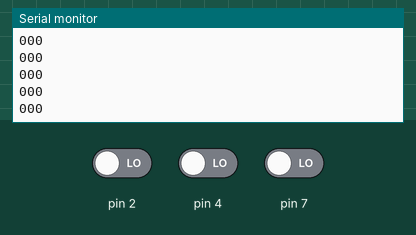
Bench run of a sketch on a simulated Arduino Uno, built with avr-gcc and run on an emulated ATmega328P. Shown: the last lines printed to the serial monitor. Inputs (shaded band) come from the test bench; at power-on: pin 2 LOW, pin 4 LOW, pin 7 LOW.

Above: at 1.2 s.
1.3 s: pin 2 driven HIGH
At 2.1 s:
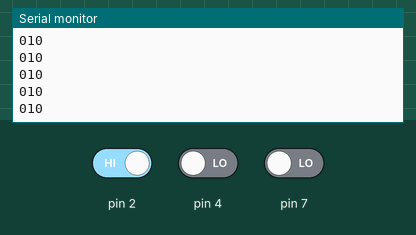
2.8 s: pin 4 driven HIGH
At 3.9 s:
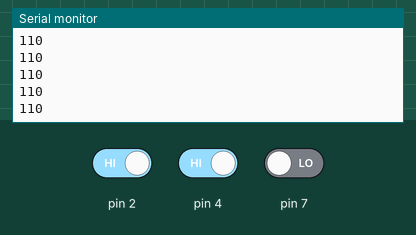
4.3 s: pin 7 driven HIGH
At 5.0 s:
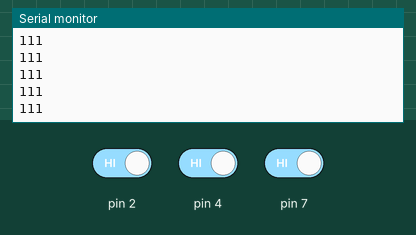
5.8 s: pin 2 driven LOW
At 6.4 s:
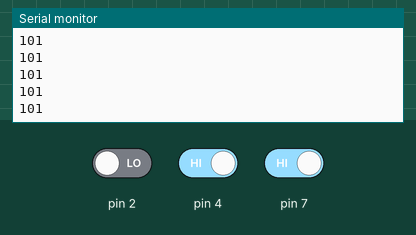
7.3 s: pin 4 driven LOW
At 8.2 s:
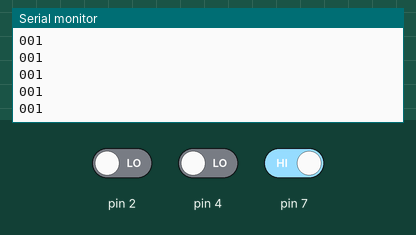
Timing chart, 0 to 9.8 s (numbered marks = the images above; inputs shaded):
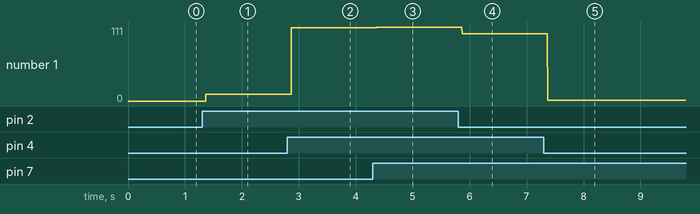

Measured:
- after the input at 1.3 s, the serial monitor: prints a new line after 0.07 s (image 1)
- after the input at 2.8 s, the serial monitor: prints a new line after 0.07 s (image 2)
- after the input at 4.3 s, the serial monitor: prints a new line after 0.07 s (image 3)
- after the input at 5.8 s, the serial monitor: prints a new line after 0.07 s (image 4)
- after the input at 7.3 s, the serial monitor: prints a new line after 0.07 s (image 5)
- plotted number 1: 0 → 10 after the input at 1.3 s, 10 → 110 after the input at 2.8 s, 110 → 111 after the input at 4.3 s, 111 → 101 after the input at 5.8 s, 101 → 1 after the input at 7.3 s

The sketch:

test.ino
```cpp
void setup() {
  // put your setup code here, to run once:
pinMode(A0,INPUT);
pinMode(A1,INPUT);
pinMode(A2,INPUT);Serial.begin(9600);
}

void loop() {

int  b=digitalRead(2);
int a=digitalRead(4);
int  c=digitalRead(7);
Serial.print(a); Serial.print(b);Serial.print(c);Serial.println();

}
```
